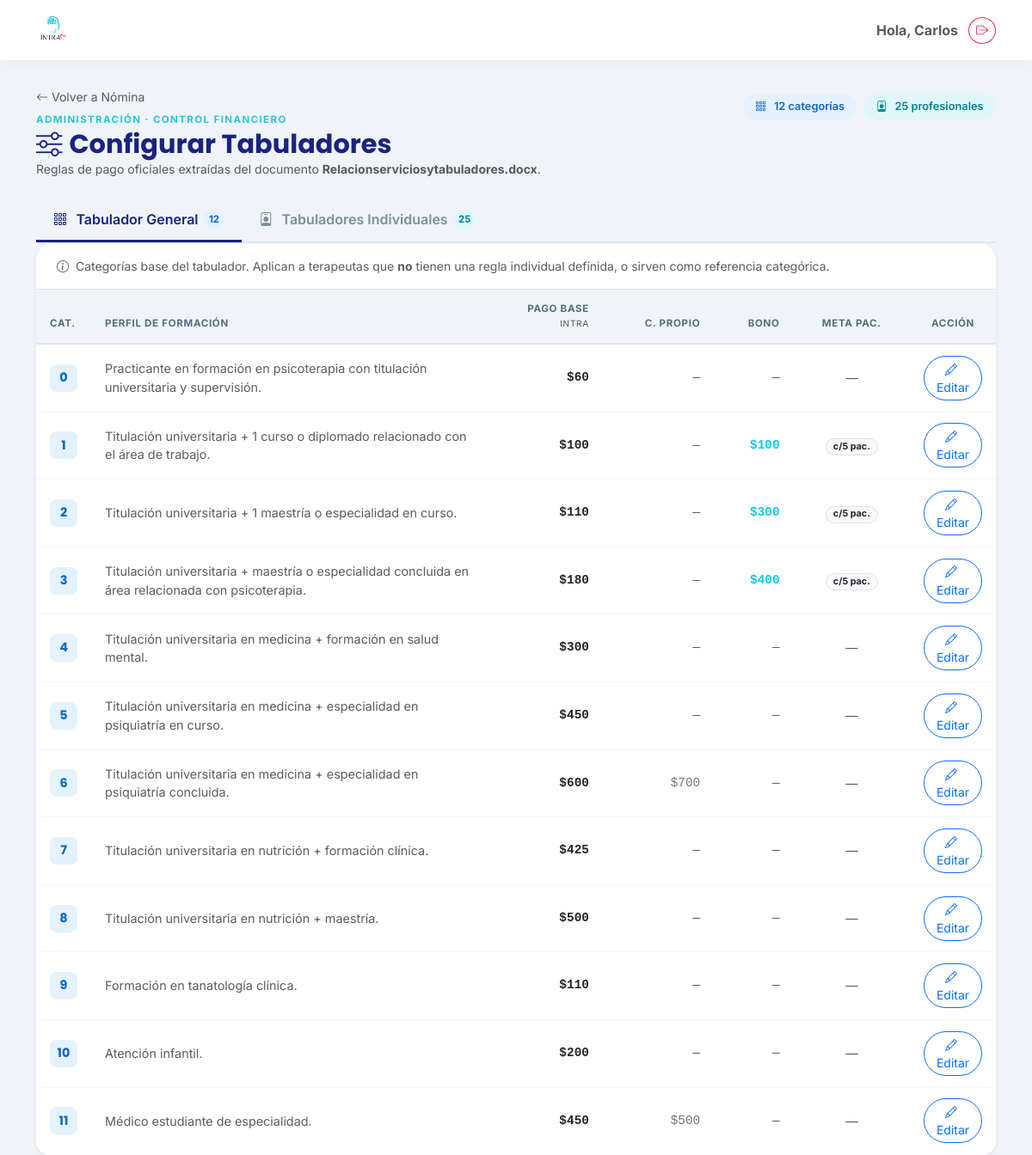
Screenshot of /nomina/tabuladores/ (signed in) with the database file from the repository.
### clinica/models.py (models this page shows, shortened)
class TabuladorGeneral(models.Model):
    numero = models.IntegerField(unique=True, help_text="Número de categoría (0 al 11).")
    descripcion = models.TextField(help_text="Perfil de formación que corresponde a esta categoría.")
    pago_base = models.DecimalField(max_digits=8, decimal_places=2,
                                    help_text="Monto fijo por sesión en consultorio INTRA.")
    pago_consultorio_propio = models.DecimalField(
        max_digits=8, decimal_places=2, null=True, blank=True,
        help_text="Monto alternativo si la sesión es en consultorio del terapeuta (cats. 6 y 11)."
    )
    bono_monto = models.DecimalField(max_digits=8, decimal_places=2, null=True, blank=True,
                                     help_text="Monto del bono al alcanzar el umbral de pacientes.")
    bono_umbral_pacientes = models.IntegerField(
        null=True, blank=True,
        help_text="Número de pacientes semanales necesarios para activar el bono (repetible)."
    )
    class Meta:
        verbose_name = "Tabulador General"
        verbose_name_plural = "Tabulador General"
        ordering = ['numero']

### clinica/views.py (the view)
# urls.py: path('nomina/tabuladores/', clinica_views.tabuladores_config, name='tabuladores_config'),
@login_required
def tabuladores_config(request):
    if not request.user.is_staff:
        return redirect('home')
    from .models import TabuladorGeneral, ReglaTerapeuta
    categorias = TabuladorGeneral.objects.order_by('numero')
    reglas = (
        ReglaTerapeuta.objects
        .select_related('terapeuta', 'tabulador_base')
        .order_by('terapeuta__nombre')
    )
    ids_con_regla = reglas.values_list('terapeuta_id', flat=True)
    sin_regla = Terapeuta.objects.filter(activo=True).exclude(id__in=ids_con_regla).order_by('nombre')
    return render(request, 'clinica/tabuladores_config.html', {
        'categorias': categorias,
        'reglas': reglas,
        'sin_regla': sin_regla,
    })

### clinica/templates/clinica/tabuladores_config.html (shortened to what this page needs)
{% extends 'clinica/base.html' %}
{% block content %}
<div class="d-flex flex-wrap justify-content-between align-items-start gap-3 mb-4">
    <div>
        <a href="{% url 'nomina_lista' %}"
           class="text-decoration-none text-muted small d-inline-flex align-items-center gap-1 mb-2">
            <i class="bi bi-arrow-left"></i> Volver a Nómina
        </a>
        <p class="nom-eyebrow">Administración · Control Financiero</p>
        <h2 class="nom-title"><i class="bi bi-sliders me-2"></i>Configurar Tabuladores</h2>
        <p class="text-muted small mb-0">
            Reglas de pago oficiales extraídas del documento
            <strong>Relacionserviciosytabuladores.docx</strong>.
        </p>
    </div>
    <div class="d-flex align-items-center gap-2 mt-2">
        <span class="badge-resumen">
            <i class="bi bi-grid-3x3-gap me-1"></i>{{ categorias|length }} categorías
        </span>
        <span class="badge-resumen badge-resumen--teal">
            <i class="bi bi-person-badge me-1"></i>{{ reglas|length }} profesionales
        </span>
    </div>
</div>
<ul class="nav nav-tabs tab-nomina mb-0" id="tabsTabulador" role="tablist">
    <li class="nav-item" role="presentation">
        <button class="nav-link active fw-semibold" id="tab-general-btn"
                data-bs-toggle="tab" data-bs-target="#tabGeneral"
                type="button" role="tab">
            <i class="bi bi-grid-3x3-gap me-1"></i>Tabulador General
            <span class="tab-count">{{ categorias|length }}</span>
        </button>
    </li>
    <li class="nav-item" role="presentation">
        <button class="nav-link fw-semibold" id="tab-individual-btn"
                data-bs-toggle="tab" data-bs-target="#tabIndividual"
                type="button" role="tab">
            <i class="bi bi-person-badge me-1"></i>Tabuladores Individuales
            <span class="tab-count tab-count--teal">{{ reglas|length }}</span>
        </button>
    </li>
</ul>
<div class="tab-content" id="tabsTabuladorContent">
    <div class="tab-pane fade show active" id="tabGeneral" role="tabpanel">
        <div class="card shadow-sm border-0 rounded-bottom-4 overflow-hidden">
            <div class="card-header bg-white border-bottom px-4 py-3">
                <p class="text-muted small mb-0">
                    <i class="bi bi-info-circle me-1"></i>
                    Categorías base del tabulador. Aplican a terapeutas que <strong>no</strong> tienen
                    una regla individual definida, o sirven como referencia categórica.
                </p>
            </div>
            <div class="card-body p-0">
                <div class="table-responsive">
                    <table class="table table-hover align-middle mb-0 tabla-tabulador">
                        <thead>
                            <tr>
                                <th style="width:56px">Cat.</th>
                                <th>Perfil de formación</th>
                                <th class="text-end">Pago Base<br><small class="fw-normal text-muted">INTRA</small></th>
                                <th class="text-end">C. Propio</th>
                                <th class="text-end">Bono</th>
                                <th class="text-center">Meta pac.</th>
                                <th class="text-center" style="width:100px">Acción</th>
                            </tr>
                        </thead>
                        <tbody>
                            {% for cat in categorias %}
                            <tr>
                                <td class="text-center">
                                    <span class="cat-badge">{{ cat.numero }}</span>
                                </td>
                                <td class="text-muted small" style="max-width:340px">
                                    {{ cat.descripcion }}
                                </td>
                                <td class="text-end font-monospace fw-bold text-dark">
                                    ${{ cat.pago_base|floatformat:0 }}
                                </td>
                                <td class="text-end font-monospace text-secondary">
                                    {% if cat.pago_consultorio_propio %}
                                        ${{ cat.pago_consultorio_propio|floatformat:0 }}
                                    {% else %}
                                        <span class="text-muted">—</span>
                                    {% endif %}
                                </td>
                                <td class="text-end font-monospace">
                                    {% if cat.bono_monto %}
                                        <span class="text-info fw-semibold">${{ cat.bono_monto|floatformat:0 }}</span>
                                    {% else %}
                                        <span class="text-muted">—</span>
                                    {% endif %}
                                </td>
                                <td class="text-center">
                                    {% if cat.bono_umbral_pacientes %}
                                        <span class="badge bg-light text-dark border rounded-pill px-2">
                                            c/{{ cat.bono_umbral_pacientes }} pac.
                                        </span>
                                    {% else %}
                                        <span class="text-muted">—</span>
                                    {% endif %}
                                </td>
                                <td class="text-center">
                                    <button type="button"
                                        class="btn btn-sm btn-outline-primary rounded-pill btn-editar-cat"
                                        data-id="{{ cat.id }}"
                                        data-numero="{{ cat.numero }}"
                                        data-descripcion="{{ cat.descripcion|escapejs }}"
                                        data-pago_base="{{ cat.pago_base }}"
                                        data-pago_consultorio_propio="{{ cat.pago_consultorio_propio|default:'' }}"
                                        data-bono_monto="{{ cat.bono_monto|default:'' }}"
                                        data-bono_umbral_pacientes="{{ cat.bono_umbral_pacientes|default:'' }}"
                                        data-url="{% url 'tabuladores_editar_categoria' cat.id %}"
                                        data-bs-toggle="modal" data-bs-target="#modalCategoria">
                                        <i class="bi bi-pencil me-1"></i>Editar
                                    </button>
                                </td>
                            </tr>
                            {% endfor %}
                        </tbody>
                    </table>
                </div>
            </div>
        </div>
    </div>
</div>
{% endblock %}

### clinica/templates/clinica/base.html (shortened to what this page needs)
{% load static %}
<!DOCTYPE html>
<html lang="es">
<head>
    <link href="https://cdn.jsdelivr.net/npm/bootstrap@5.3.0/dist/css/bootstrap.min.css" rel="stylesheet">
    <link rel="stylesheet" href="https://cdn.jsdelivr.net/npm/bootstrap-icons@1.10.5/font/bootstrap-icons.css">
</head>
<body>
    <nav class="navbar navbar-expand-lg fixed-top">
        <div class="container">
            <a class="navbar-brand d-flex align-items-center" href="{% url 'home' %}">
               <img src="{% static 'clinica/images/logo.png' %}" alt="Logo INTRA" class="me-2">
            </a>
            <div class="d-flex align-items-center gap-2">
                <span class="me-1 text-muted fw-bold d-none d-md-block">
                    Hola, {{ user.username|title }}
                </span>
<form action="{% url 'logout' %}" method="post">
                    <button type="submit" class="btn btn-outline-danger btn-sm rounded-circle" title="Cerrar Sesión">
                        <i class="bi bi-box-arrow-right"></i>
                    </button>
                </form>
            </div>
        </div>
    </nav>
    <div class="container" style="margin-top: 100px;">
        {% block content %}
        {% endblock %}
    </div>
</body>
<link href="https://cdn.jsdelivr.net/npm/select2@4.1.0-rc.0/dist/css/select2.min.css" rel="stylesheet" />
<link rel="stylesheet" href="https://cdn.jsdelivr.net/npm/select2-bootstrap-5-theme@1.3.0/dist/select2-bootstrap-5-theme.min.css" />
</html>

### clinica/templates/clinica/base.html (style rules this page uses)
:root { --intra-primary: #26C6DA; --intra-secondary: #EF5350; --intra-dark: #37474F; --intra-light: #F0F4F8; --intra-white: #FFFFFF; }
body { background-color: var(--intra-light); font-family: 'Inter', sans-serif; color: var(--intra-dark); }
h1, h2, h3, h4, h5, .navbar-brand { font-family: 'Poppins', sans-serif; }
.card { border: none; border-radius: 20px; box-shadow: 0 10px 30px rgba(0,0,0,0.05); }
.navbar { background-color: var(--intra-white); box-shadow: 0 2px 15px rgba(0,0,0,0.03); padding-top: 10px; padding-bottom: 10px; }
.navbar-brand img { height: 40px; width: auto; }

### clinica/templates/clinica/tabuladores_config.html (style rules this page uses)
.nom-eyebrow { font-size: 0.72rem; font-weight: 700; letter-spacing: 0.12em; text-transform: uppercase; color: #26C6DA; margin-bottom: 0.1rem; }
.nom-title { font-family: 'Poppins', sans-serif; font-weight: 700; color: #1A237E; font-size: 1.9rem; margin-bottom: 0; }
.badge-resumen { display: inline-flex; align-items: center; gap: 0.3rem; padding: 0.4rem 0.9rem; border-radius: 50px; background: #E3F2FD; color: #1565C0; font-size: 0.8rem; font-weight: 600; }
.badge-resumen--teal { background: #E0F7FA; color: #00838F; }
.tab-nomina { border-bottom: 2px solid #E0E7EF; }
.tab-nomina .nav-link { color: #78909C; border: none; border-radius: 0; padding: 0.75rem 1.25rem; border-bottom: 3px solid transparent; transition: all 0.2s; display: flex; align-items: center; gap: 0.4rem; }
.tab-nomina .nav-link.active { color: #1A237E; border-bottom-color: #1A237E; background: transparent; font-weight: 700; }
.tab-count { display: inline-flex; align-items: center; justify-content: center; min-width: 22px; height: 22px; padding: 0 6px; border-radius: 50px; font-size: 0.72rem; font-weight: 700; background: #E3F2FD; color: #1565C0; }
.tab-count--teal { background: #E0F7FA; color: #00838F; }
.tabla-tabulador thead th { background: #F0F4F8; color: #546E7A; font-size: 0.72rem; font-weight: 700; letter-spacing: 0.06em; text-transform: uppercase; border-bottom: 2px solid #E0E7EF; padding: 0.85rem 1rem; white-space: nowrap; }
.tabla-tabulador tbody td { padding: 0.8rem 1rem; border-bottom: 1px solid #F5F7FA; vertical-align: middle; font-size: 0.9rem; }
.cat-badge { display: inline-flex; align-items: center; justify-content: center; width: 32px; height: 32px; border-radius: 8px; background: #E3F2FD; color: #1565C0; font-family: 'Poppins', sans-serif; font-weight: 700; font-size: 0.9rem; }

### rows the page displays
TabuladorGeneral: numero "0", descripcion "Practicante en formación en psicoterapia con titulación universitaria y supervisión.", pago_base "60"
TabuladorGeneral: numero "1", descripcion "Titulación universitaria + 1 curso o diplomado relacionado con el área de trabajo.", pago_base "100", bono_monto "100", bono_umbral_pacientes "5"
TabuladorGeneral: numero "2", descripcion "Titulación universitaria + 1 maestría o especialidad en curso.", pago_base "110", bono_monto "300", bono_umbral_pacientes "5"
TabuladorGeneral: numero "3", descripcion "Titulación universitaria + maestría o especialidad concluida en área relacionada con psicoterapia.", pago_base "180", bono_monto "400", bono_umbral_pacientes "5"
TabuladorGeneral: numero "4", descripcion "Titulación universitaria en medicina + formación en salud mental.", pago_base "300"
TabuladorGeneral: numero "5", descripcion "Titulación universitaria en medicina + especialidad en psiquiatría en curso.", pago_base "450"
TabuladorGeneral: numero "6", descripcion "Titulación universitaria en medicina + especialidad en psiquiatría concluida.", pago_base "600", pago_consultorio_propio "700"
TabuladorGeneral: numero "7", descripcion "Titulación universitaria en nutrición + formación clínica.", pago_base "425"
TabuladorGeneral: numero "8", descripcion "Titulación universitaria en nutrición + maestría.", pago_base "500"
TabuladorGeneral: numero "9", descripcion "Formación en tanatología clínica.", pago_base "110"
TabuladorGeneral: numero "10", descripcion "Atención infantil.", pago_base "200"
TabuladorGeneral: numero "11", descripcion "Médico estudiante de especialidad.", pago_base "450", pago_consultorio_propio "500"

### other values shown
{{ user.username|title }} "Carlos"
{{ categorias|length }} "12"
{{ reglas|length }} "25"
